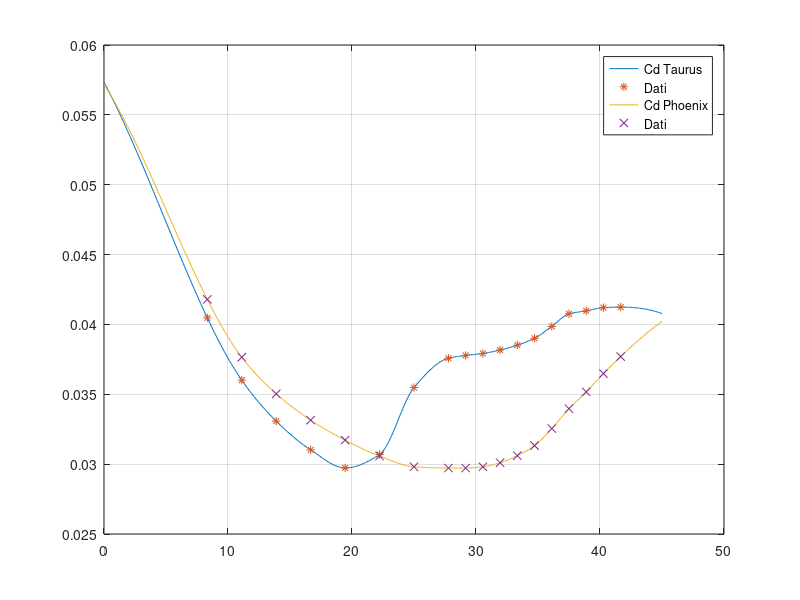

MATLAB code for this plot:
function PP_ph=interpolazione_CD_CFD

V = [30:10:100 105:5:150]/3.6;

% valori di Taurus
Cd = [0.04047 0.03601 0.03308 0.03102 0.02973 0.03069 0.03548 0.03758 ...
                  0.03778 0.03792 0.03817 0.03852 0.03901 0.03986 0.04076 ...
                  0.04097 0.04120 0.04124];

PP=pchip(V,Cd);

% Valori Phoenix

Cd_ph = [0.04179 0.03765 0.03503 0.03315 0.03172 0.03058 0.02981 0.02972 0.02972 ...
    0.02981 0.03010 0.03061 0.03133 0.03255 0.03397 0.03517 0.03648 0.03770];

PP_ph=pchip(V,Cd_ph);

fitv=0:0.1:45;
figure('NumberTitle', 'off', 'Name', 'Grafico di interpolazione Cd')
plot(fitv,ppval(PP,fitv),V,Cd,'*',fitv,ppval(PP_ph,fitv),V,Cd_ph,'x')
legend('Cd Taurus','Dati', 'Cd Phoenix','Dati')
grid on
end
